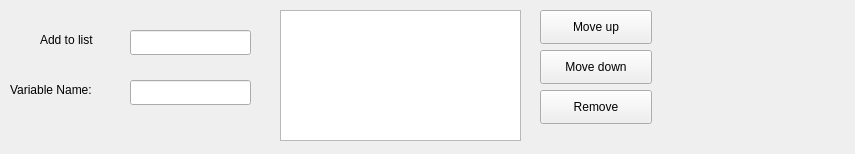
<?xml version="1.0" encoding="UTF-8"?>
<ui version="4.0">
 <class>Form</class>
 <widget class="QWidget" name="Form">
  <property name="geometry">
   <rect>
    <x>0</x>
    <y>0</y>
    <width>855</width>
    <height>154</height>
   </rect>
  </property>
  <property name="windowTitle">
   <string>Form</string>
  </property>
  <widget class="QLineEdit" name="listItemsAdd">
   <property name="enabled">
    <bool>true</bool>
   </property>
   <property name="geometry">
    <rect>
     <x>130</x>
     <y>30</y>
     <width>121</width>
     <height>25</height>
    </rect>
   </property>
  </widget>
  <widget class="QListWidget" name="listItemsView">
   <property name="geometry">
    <rect>
     <x>280</x>
     <y>10</y>
     <width>241</width>
     <height>131</height>
    </rect>
   </property>
  </widget>
  <widget class="QPushButton" name="moveListItemUpButton">
   <property name="geometry">
    <rect>
     <x>540</x>
     <y>10</y>
     <width>112</width>
     <height>34</height>
    </rect>
   </property>
   <property name="text">
    <string>Move up</string>
   </property>
  </widget>
  <widget class="QPushButton" name="moveListItemDownButton">
   <property name="geometry">
    <rect>
     <x>540</x>
     <y>50</y>
     <width>112</width>
     <height>34</height>
    </rect>
   </property>
   <property name="text">
    <string>Move down</string>
   </property>
  </widget>
  <widget class="QLabel" name="label">
   <property name="geometry">
    <rect>
     <x>40</x>
     <y>30</y>
     <width>81</width>
     <height>19</height>
    </rect>
   </property>
   <property name="text">
    <string>Add to list</string>
   </property>
  </widget>
  <widget class="QLabel" name="label_2">
   <property name="geometry">
    <rect>
     <x>10</x>
     <y>80</y>
     <width>111</width>
     <height>19</height>
    </rect>
   </property>
   <property name="text">
    <string>Variable Name:</string>
   </property>
  </widget>
  <widget class="QLineEdit" name="variableNameEdit">
   <property name="geometry">
    <rect>
     <x>130</x>
     <y>80</y>
     <width>121</width>
     <height>25</height>
    </rect>
   </property>
  </widget>
  <widget class="QPushButton" name="removeListItemUpButton">
   <property name="geometry">
    <rect>
     <x>540</x>
     <y>90</y>
     <width>112</width>
     <height>34</height>
    </rect>
   </property>
   <property name="text">
    <string>Remove</string>
   </property>
  </widget>
 </widget>
 <resources/>
 <connections/>
</ui>
